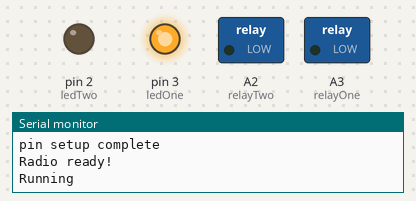
Bench run of a program on a simulated Arduino Nano, built with avr-gcc and run on an emulated ATmega328P. On the bench: switched loads named in the program (green lamp = pin HIGH), output pins drawn as LEDs (lit = HIGH), the last lines printed to the serial monitor. No radio packets arrive unless stated.

Above: at 0.2 s.
At 1.2 s:
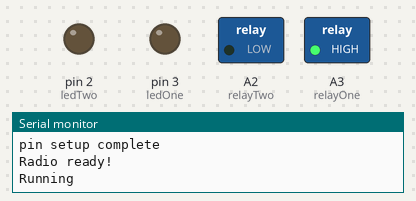
At 2.7 s:
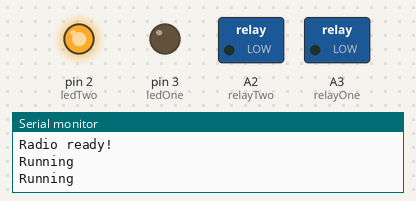
At 3.7 s:
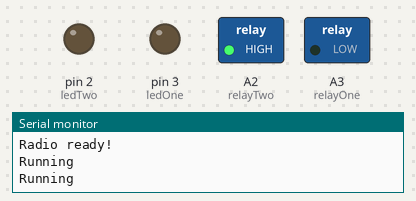
Timing chart, 0 to 4.6 s (numbered marks = the images above):
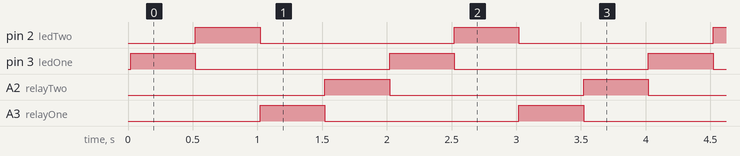

Measured:
- by itself, pin 2 (ledTwo), pin 3 (ledOne), A2 (relayTwo), A3 (relayOne): alternates HIGH for 0.50 s and LOW for 1.5 s
- by itself, everything shown: repeats every 2.0 s, in 4 steps

The program:

main.cpp
```cpp
#include <Arduino.h>
#include <SPI.h>
#include <LoRa.h>

#define ledOne 3
#define ledTwo 2
#define testSw 4
#define relayOne A3
#define relayTwo A2
#define temp     A1
#define eswOne   A5
#define eswTwo   A4

const int csPin = 10;          // LoRa radio chip select
const int resetPin = A0;       // LoRa radio reset
const int irqPin = 9;         // This is not an interrupt. Radio must be polled for new packets

byte msgCount = 0;
byte localAddress = 0x14;    //20
byte destination = 0x25;

bool status[2] = {false, false};

void setup()
{
  Serial.begin(9600);
  pinMode(ledOne, OUTPUT);
  pinMode(ledTwo, OUTPUT);
  pinMode(testSw, INPUT_PULLUP);
  pinMode(relayOne, OUTPUT);
  pinMode(relayTwo, OUTPUT);
  pinMode(temp, INPUT);
  pinMode(eswOne, INPUT_PULLUP);
  pinMode(eswTwo, INPUT_PULLUP);

  Serial.println("pin setup complete");

  LoRa.setPins(csPin, resetPin, irqPin);
  if (!LoRa.begin(430E6))
  {
      Serial.println("Starting LoRa failed!");
      while (1);
  }
  Serial.println("Radio ready!");
}

void loop()
{
    Serial.println("Running");
    digitalWrite(relayTwo, LOW);
    digitalWrite(ledOne, HIGH);
    delay(500);
    digitalWrite(ledTwo, HIGH);
    digitalWrite(ledOne, LOW);
    delay(500);
    digitalWrite(ledTwo, LOW);
    digitalWrite(relayOne, HIGH);
    delay(500);
    digitalWrite(relayOne, LOW);
    digitalWrite(relayTwo, HIGH);
    delay(500);
}
```
